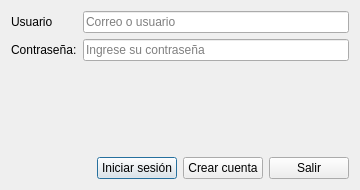
<?xml version="1.0" encoding="UTF-8"?>
<ui version="4.0">
 <class>Login</class>
 <widget class="QDialog" name="Login">
  <property name="geometry">
   <rect>
    <x>0</x>
    <y>0</y>
    <width>360</width>
    <height>190</height>
   </rect>
  </property>
    <property name="windowTitle">
     <string>ejercicio 9 - coordenadas en base de datos - Inicio de sesión</string>
    </property>
  <layout class="QVBoxLayout" name="verticalLayout">
   <item>
    <layout class="QFormLayout" name="formLayout">
     <item row="0" column="0">
    <widget class="QLabel" name="labelUsuario">
     <property name="text">
      <string>Usuario</string>
     </property>
    </widget>
     </item>
     <item row="0" column="1">
    <widget class="QLineEdit" name="leUsuario">
     <property name="placeholderText">
      <string>Correo o usuario</string>
     </property>
    </widget>
     </item>
     <item row="1" column="0">
    <widget class="QLabel" name="labelClave">
     <property name="text">
      <string>Contraseña:</string>
     </property>
    </widget>
     </item>
     <item row="1" column="1">
    <widget class="QLineEdit" name="leClave">
       <property name="echoMode">
        <enum>QLineEdit::Password</enum>
       </property>
     <property name="placeholderText">
      <string>Ingrese su contraseña</string>
     </property>
      </widget>
     </item>
    </layout>
   </item>
   <item>
    <widget class="QLabel" name="lbEstado">
     <property name="text">
      <string/>
     </property>
     <property name="alignment">
      <set>Qt::AlignCenter</set>
     </property>
     <property name="styleSheet">
      <string notr="true">color: red;</string>
     </property>
    </widget>
   </item>
   <item>
    <layout class="QHBoxLayout" name="horizontalLayout">
     <item>
      <spacer name="horizontalSpacer">
       <property name="orientation">
        <enum>Qt::Horizontal</enum>
       </property>
       <property name="sizeHint" stdset="0">
        <size>
         <width>40</width>
         <height>20</height>
        </size>
       </property>
      </spacer>
     </item>
     <item>
    <widget class="QPushButton" name="pbIngresar">
     <property name="text">
      <string>Iniciar sesión</string>
     </property>
     <property name="default">
      <bool>true</bool>
     </property>
    </widget>
     </item>
     <item>
    <widget class="QPushButton" name="pbRegistrar">
     <property name="text">
      <string>Crear cuenta</string>
     </property>
    </widget>
     </item>
     <item>
    <widget class="QPushButton" name="pbCancelar">
     <property name="text">
      <string>Salir</string>
     </property>
    </widget>
     </item>
    </layout>
   </item>
  </layout>
 </widget>
 <resources/>
 <connections/>
</ui>
